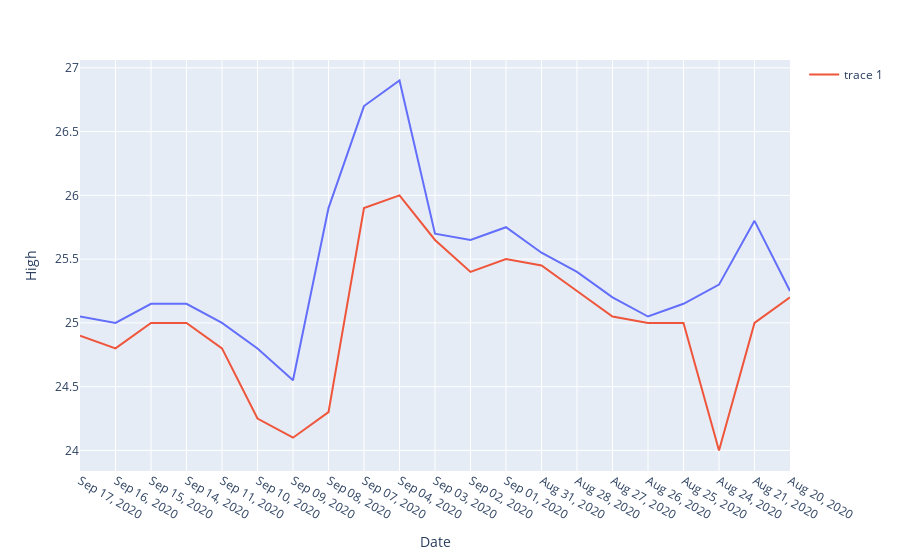

The cell this chart's notebook holds for it:
### Code cell
import plotly.express as px 
import pandas as pd 
import numpy as np 

# Get some data
df = gtb_daily

# Plot 
fig = px.line(df, x='Date', y='High')

# Only thing I figured is - I could do this 
fig.add_scatter(x=df['Date'], y=df['Low'], mode='lines')

# Show plot 
fig.show()
fig.write_image("images/fig1.jpeg")

### Figure 1 — Plotly figure (JSON) as saved in the notebook; plotly's stock layout.template omitted (floating-point values rounded to 4 significant figures)
{"data": [{"hovertemplate": "Date=%{x}<br>High=%{y}<extra></extra>", "legendgroup": "", "line": {"color": "#636efa", "dash": "solid"}, "mode": "lines", "name": "", "orientation": "v", "showlegend": false, "type": "scatter", "x": ["Sep 17, 2020", "Sep 16, 2020", "Sep 15, 2020", "Sep 14, 2020", "Sep 11, 2020", "Sep 10, 2020", "Sep 09, 2020", "Sep 08, 2020", "Sep 07, 2020", "Sep 04, 2020", "Sep 03, 2020", "Sep 02, 2020", "Sep 01, 2020", "Aug 31, 2020", "Aug 28, 2020", "Aug 27, 2020", "Aug 26, 2020", "Aug 25, 2020", "Aug 24, 2020", "Aug 21, 2020", "Aug 20, 2020"], "xaxis": "x", "y": [25.05, 25, 25.15, 25.15, 25, 24.8, 24.55, 25.9, 26.7, 26.9, 25.7, 25.65, 25.75, 25.55, 25.4, 25.2, 25.05, 25.15, 25.3, 25.8, 25.25], "yaxis": "y"}, {"mode": "lines", "type": "scatter", "x": ["Sep 17, 2020", "Sep 16, 2020", "Sep 15, 2020", "Sep 14, 2020", "Sep 11, 2020", "Sep 10, 2020", "Sep 09, 2020", "Sep 08, 2020", "Sep 07, 2020", "Sep 04, 2020", "Sep 03, 2020", "Sep 02, 2020", "Sep 01, 2020", "Aug 31, 2020", "Aug 28, 2020", "Aug 27, 2020", "Aug 26, 2020", "Aug 25, 2020", "Aug 24, 2020", "Aug 21, 2020", "Aug 20, 2020"], "y": [24.9, 24.8, 25, 25, 24.8, 24.25, 24.1, 24.3, 25.9, 26, 25.65, 25.4, 25.5, 25.45, 25.25, 25.05, 25, 25, 24, 25, 25.2]}], "layout": {"legend": {"tracegroupgap": 0}, "margin": {"t": 60}, "xaxis": {"anchor": "y", "domain": [0, 1], "title": {"text": "Date"}}, "yaxis": {"anchor": "x", "domain": [0, 1], "title": {"text": "High"}}}}
